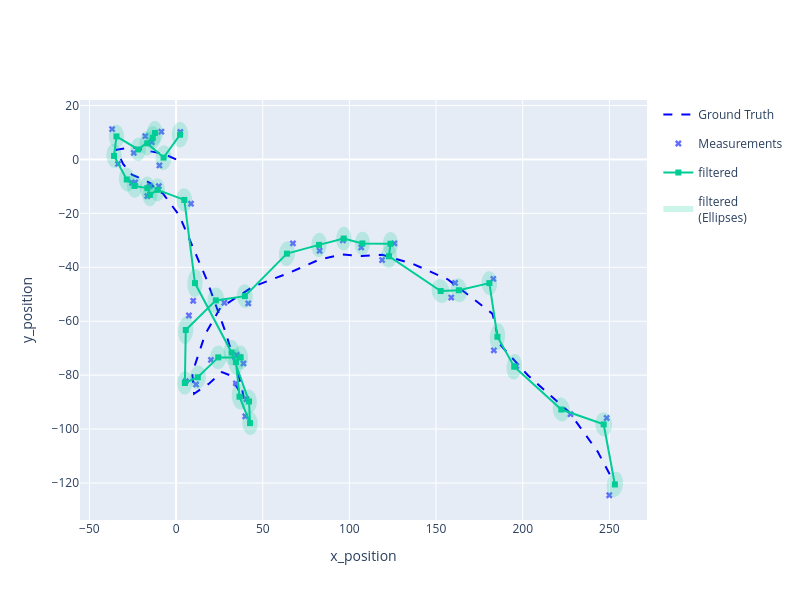

This figure's notebook cell:
### Code cell
# We now plot the filtered tracks, obtaining our first estimate for the tracked object's position
xy_plotter= Plotterly(autosize=False, width=800,height=600, axis_labels=['x_position', 'y_position'])
xy_plotter.plot_ground_truths(truth, [0,2],line=dict(color=colors_dict['truth']))
xy_plotter.plot_measurements(measurements, [0,2], marker=dict(symbol="x"))
xy_plotter.plot_tracks(track, [0,2], uncertainty=True, label='filtered',line=dict(color=colors_dict['track']))
xy_plotter.fig
